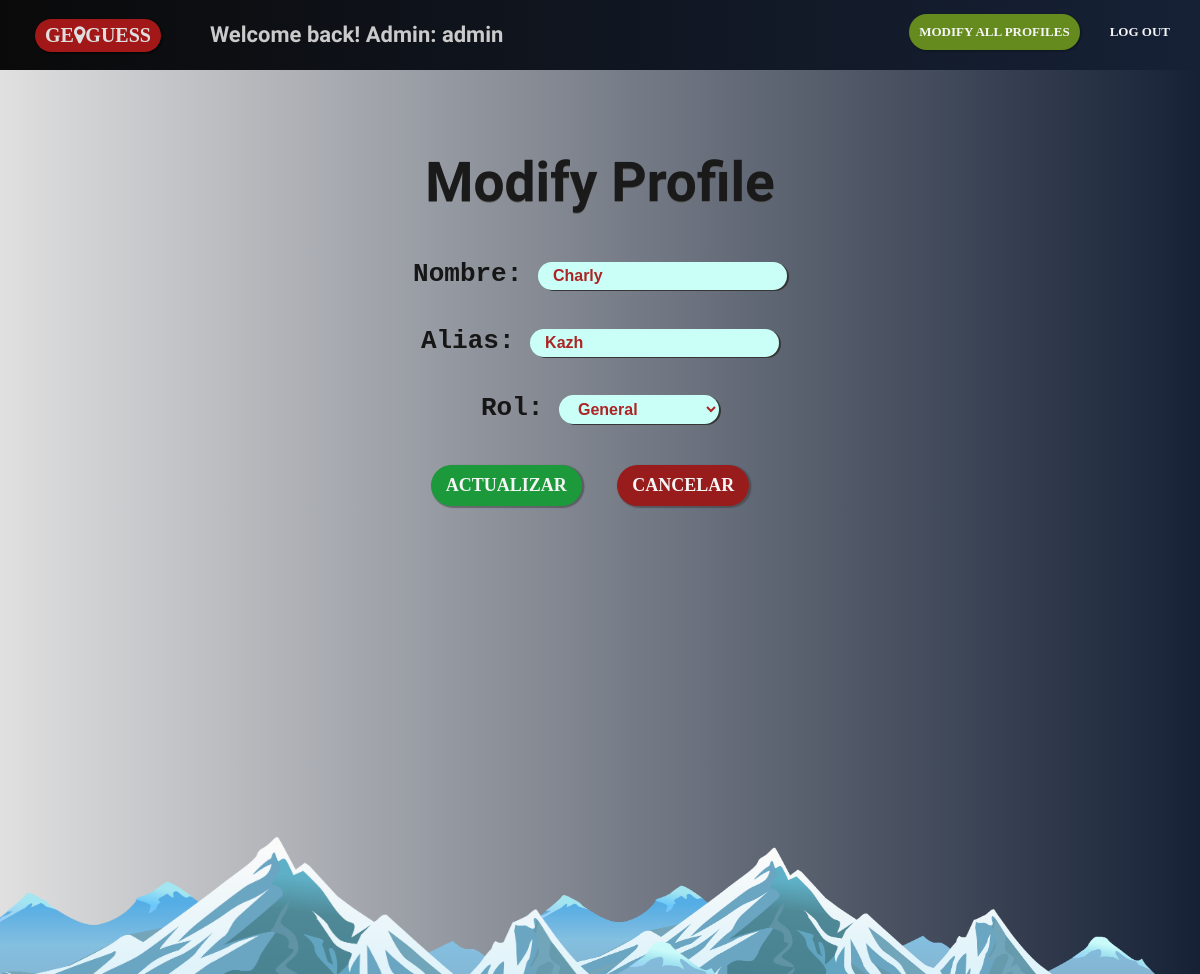
Page /modify.php?idU=16 (signed in) on the committed database.
### tables this page shows
CREATE TABLE IF NOT EXISTS `usuarios` (
  `idUsuario` int(11) NOT NULL AUTO_INCREMENT,
  `Nombre` varchar(20) NOT NULL,
  `Alias` varchar(200) NOT NULL,
  `Pwd` varchar(30) NOT NULL,
  `Rol` varchar(20) NOT NULL,
  `Score` int(11) NOT NULL,
  PRIMARY KEY (`idUsuario`),
  UNIQUE KEY `Nombre` (`Nombre`)
);

### modify.php (the view, shortened to what this page needs)
<?php
	$conn=conectarBD();
?>
<!DOCTYPE html>
<html lang="en">
<head>
    <link rel="stylesheet" href="StylesSigninpage.css">
    <link rel="stylesheet" href="https://cdnjs.cloudflare.com/ajax/libs/font-awesome/4.7.0/css/font-awesome.min.css">
</head>
<?php
    $qry = "select Nombre, Alias, Rol from usuarios where idUsuario=".$_GET['idU'];
    $rs = mysql_query($qry,$conn);
    $datos = mysql_fetch_array($rs);
?>
<body>
    <div id="headder">
        <a id="logo-main" href="Mainpage.php">ge<i class="fa fa-map-marker"></i>guess </a>
        <?php
            $qry="select Alias, Rol from usuarios where IdUsuario=" . $_SESSION['idU'];
            $rs=mysql_query($qry) or die ("No fue posible recuperar el Alias autenticado");
            $usuario = mysql_fetch_object($rs);
            if($usuario->Rol=="General") {
              echo "<p> Welcome back! User: " . $usuario->Alias . " </p>";
              echo '<a class="hdrOpt" id="login" href="logout.php">log out</a>';
              echo '<a class="hdrOpt" id="signup" href="modify.php?idU='.$_SESSION['idU'].'">modify profile</a>';
            }
            else{
              echo "<p> Welcome back! Admin: " . $usuario->Alias . " </p>";
              echo '<a class="hdrOpt" id="login" href="logout.php">log out</a>';
              echo '<a class="hdrOpt" id="signup" href="modifyall.php">modify all profiles</a>';
            }
        ?>
    </div>
    <div id="container">
        <div id="containerLayout">
            <h2 id="textHeader">Modify Profile</h2>
            <div id="FormBox">
                <form action="modify.php" method="get">
                    <p>Nombre: <input class="FormBoxInput" type="text" name="txtNombre" value="<?php echo $datos["Nombre"];?>" /></p>
                    <p>Alias: <input class="FormBoxInput" type="text" name="txtAlias" value="<?php echo $datos["Alias"];?> "/> </p>
                    <p>Rol: <select name="txtRol" class="FormBoxInput">
                         <?php
                             if($datos["Rol"]=="General"){
                         ?>
                            <option value="General" selected="selected">General</option>
                         <?php
                         }
                         else
                         {
                         ?>
                             <option value="General" >General</option>
                             <option value="Administrador" selected="selected">Administrador</option>
                         <?php
                         }
                         ?>
                    </select></p>
                    <input id="Aceptbut" type="submit" value="Actualizar"/>
                    <input id="Cancelbut" type="reset" value="Cancelar"/>
                 </form>
            </div>
        </div>
        <img style="position: absolute;left: 0;bottom: -130px;max-width:65%;max-height:65%; z-index: 2" src="Mountain Clipart 1894.png"
            alt="fondo">
        <img style="position: absolute;right: 0;bottom: -100px;max-width:55%;max-height:55%; z-index: 1" src="Mountain Clipart 1894.png"
            alt="fondo">
    </div>
</body>
</html>

### StylesSigninpage.css (style rules this page uses)
body { margin: 0px; padding: 0px; }
#headder { width: 100%; height: 70px; overflow: hidden; background: linear-gradient(to right,rgb(10, 10, 10), rgb(22, 33, 54)); position: fixed; top: 0px; z-index: 1; }
#headder p { font-size: 22px; font-family: Sofia; color: rgb(202, 202, 202); font-weight: bold; display: inline-block; padding-left: 30px; }
#logo-main { margin: 15px; margin-top: 17px; margin-left: 35px; text-decoration: none; display: inline-block; font-family: Verdana; text-transform: uppercase; font-weight: bold; padding: 5px; padding-left: 10px; padding-right: 10px; background-color: rgba(170, 24, 24, 0.95); box-shadow: 1px 1px 1px 1px rgba(0, 0, 0, 0.466); color: rgb(223, 223, 223); font-size: 20px; border-radius: 80px; transition: all 0.4s; }
.hdrOpt { float: right; margin: 20px; margin-left: 0px; margin-top: 14px; font-size: 13px; font-family: Verdana; text-transform: uppercase; font-weight: bold; text-decoration: none; color: whitesmoke; padding: 10px; border-radius: 40px; transition: all 0.4s; }
#signup { background-color: rgb(101, 139, 30); box-shadow: 1px 1px 1px 1px rgba(0, 0, 0, 0.205); }
#container { width: 100%; height: 950px; overflow: hidden; position: relative; top: 24px; background: linear-gradient(to right,rgb(224, 224, 224), rgb(22, 33, 54)); }
#containerLayout { width: 50%; height: 950px; text-align: center; margin: 0 auto; position: relative; top: 80px; }
#FormBox { margin: 0 auto; font-size: 26px; font-family: Courier New, Courier, monospace; font-weight: bold; color: rgb(22, 22, 22); }
.FormBoxInput { background-color: rgb(202, 255, 247); border: 0px; box-shadow: 2px 1px #363636; border-radius: 15px; padding: 5px; padding-left:15px; padding-right: 15px; font-family: sans-serif; font-size: 16px; font-weight: bold; color: rgba(170, 24, 24, 0.95); margin-bottom: 10px; }
#textHeader { font-family: 'Sofia'; font-size: 55px; font-weight: bold; color: rgb(26, 26, 26); text-shadow:0px 1px #5a5a5a; cursor: pointer; transition: all 0.4s; }
#Aceptbut { margin: 20px; margin-left: 0px; margin-top: 5px; border: 0px; font-size: 18px; font-family: Verdana; text-transform: uppercase; font-weight: bold; text-decoration: none; color: whitesmoke; background: #1c993b; box-shadow: 1.5px 1px 1px 1px #3636367a; padding: 10px; padding-left: 15px; padding-right: 15px; border-radius: 40px; transition: all 0.4s; cursor: pointer; }
#Cancelbut { margin: 20px; margin-left: 0px; margin-top: 5px; border: 0px; font-size: 18px; font-family: Verdana; text-transform: uppercase; font-weight: bold; text-decoration: none; color: whitesmoke; background: #991c1c; box-shadow: 1.5px 1px 1px 1px #3636367a; padding: 10px; padding-left: 15px; padding-right: 15px; border-radius: 40px; transition: all 0.4s; cursor: pointer; }

### rows in the picture
usuarios: Alias "admin"
usuarios: txtNombre "Charly", txtAlias "Kazh", txtRol "General"
